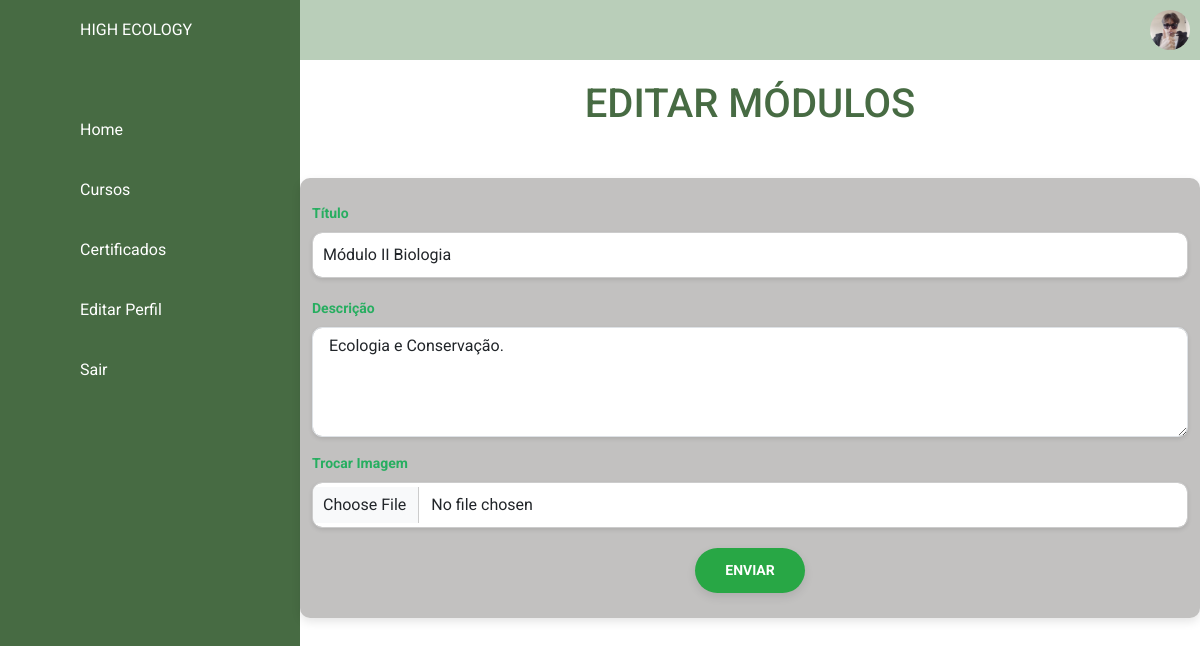
Screenshot of /html/gerenciar-modulos-edit.php?id_mod=69 (signed in) with the database file from the repository.
### tables this page shows
CREATE TABLE `modulos` (
  `id_mod` int(11) NOT NULL,
  `id_curso` int(11) NOT NULL,
  `titulo_mod` varchar(255) NOT NULL,
  `descricao_mod` text NOT NULL,
  `image_mod` varchar(255) NOT NULL,
  `created_at_mod` timestamp NOT NULL DEFAULT current_timestamp()
);

### html/gerenciar-modulos-edit.php (the view, shortened to what this page needs)
<?php
include('../php/config.php');
$id_mod = isset($_GET['id_mod']) ? $_GET['id_mod'] : null;
$stmt = $pdo->prepare('SELECT * FROM modulos WHERE id_mod = ?');
$stmt->execute([$id_mod]);
$modulo = $stmt->fetch();
?>
<!DOCTYPE html>
<html lang="pt-br">
<head>
    <link rel="stylesheet" href="https://maxcdn.bootstrapcdn.com/bootstrap/4.0.0/css/bootstrap.min.css">
    <link rel="stylesheet" href="https://stackpath.bootstrapcdn.com/bootstrap/4.0.0/js/bootstrap.bundle.min.js">
    <link rel="stylesheet" href="https://cdnjs.cloudflare.com/ajax/libs/jquery/3.2.1/jquery.min.js">
    <link rel="stylesheet" href="../css/all.css">
    <link rel="stylesheet" href="../css/all.css">
    <link rel="stylesheet" href="../css/forms.css">
    <link rel="stylesheet" href="../css/conteudo-main-logado.css">
    <?php  if($_SESSION["user"]['tabela'] == "professor") {?>
        <link rel="stylesheet" href="../css/leftnavbarprofessor.css">
        <link rel="stylesheet" href="../css/topbarprofessor.css">
    <?php } else if($_SESSION["user"]['tabela'] == "aluno") {?>
        <link rel="stylesheet" href="../css/leftnavbar.css">
        <link rel="stylesheet" href="../css/topbar.css">
    <?php } ?>
    <link rel="stylesheet" href="../css/editar-perfil.css">
    <link href="https://cdn.jsdelivr.net/npm/bootstrap@5.3.0-alpha1/dist/css/bootstrap.min.css" rel="stylesheet">
    <link rel="stylesheet" href="../css/gerenciar-cursos.css">
</head>
<body>
    <div class = "container-p">
        <div class = "navegacao">
            <ul style="padding: 0px 0px 0px 0px; margin: 0px 0px 0px 0px;">
            <li>
                    <a href = "#">
                        <span class = "icone">
                        </span>
                        <span class = "titulo">HIGH ECOLOGY</span>
                    </a>
                </li>
                <?php
                if($_SESSION["user"]['tabela'] == "aluno")
                {?>
                <li>
                    <a href = "perfil.php">
                        <span class = "icone">
                        </span>
                        <span class = "titulo">Home</span>
                    </a>
                </li>
                <?php } ?>
                <?php
                if($_SESSION["user"]['tabela'] == "aluno"){
                    if($_SESSION['dados_user']['matriculado'] == true)
                    {?>
                    <li>
                        <a href = "cursos.php">
                            <span class = "icone">
                            </span>
                            <span class = "titulo">Cursos</span>
                        </a>
                    </li>
                <?php }} ?>
                <?php
                if($_SESSION["user"]['tabela'] == "aluno")
                {?>
                <li>
                    <a href = "certificados.php">
                        <span class = "icone">
                        </span>
                        <span class = "titulo">Certificados</span>
                    </a>
                </li>
                <?php } ?>
                <li>
                    <a href = "editar-perfil.php">
                        <span class = "icone">
                        </span>
                        <span class = "titulo">Editar Perfil</span>
                    </a>
                </li>
                <li>
                    <a href = "../php/logout.php">
                        <span class = "icone">
                        </span>
                        <span class = "titulo">Sair</span>
                    </a>
                </li>
            </ul>
        </div>
        <div class = "main-p">
            <div class = "topbar">
                <div class = "toggle">
                </div>
                <div class = "user">
                    <a href="editar-perfil.php">
                        <img src="<?php if($_SESSION["user"]['tabela'] == "aluno") { echo $_SESSION['dados_user']['img']; } elseif($_SESSION["user"]['tabela'] == "professor") { echo "../img/icon.png";} ?>" alt="foto de perfil">
                    </a>
                </div>
            </div>
            <header>
            <h1>Editar Módulos</h1>
            </header>
            <div class="container">
            <form action="" method="POST" enctype="multipart/form-data">
                <div class="mb-3">
                    <label for="titulo_mod" class="form-label">Título</label>
                    <input type="text" name="titulo_mod" value="<?php echo htmlspecialchars($modulo['titulo_mod']); ?>" class="form-control" required>
                </div>
                <div class="mb-3">
                    <label for="descricao_mod" class="form-label">Descrição</label>
                    <textarea name="descricao_mod" class="form-control" rows="4" required><?php echo htmlspecialchars ($modulo['descricao_mod']); ?></textarea>
                </div>
                <div class="mb-3">
                        <label for="imagem_mod" class="form-label">Trocar Imagem </label>
                        <input type="file" name="imagem_mod" class="form-control">
                    </div>
            <button type="submit" class = "btn bnt-sucess">Enviar</button>
            </form>
        </div>
</body>
</html>

### css/all.css (style rules this page uses)
* { margin: 0; padding: 0; box-sizing: border-box; font-family: 'Roboto', sans-serif; }
body { background-color: #f2f2f2; }

### css/forms.css (style rules this page uses)
body { font-family: 'Arial', sans-serif; background-color: #f4f8f9; color: #333; margin: 0; padding: 0; }
.container { max-width: 600px; margin: 50px auto; background-color: #2b282349; border-radius: 10px; box-shadow: 0 4px 10px rgba(0, 0, 0, 0.1); padding: 25px; }
h1 { text-align: center; color: #27ae60; font-size: 28px; font-weight: bold; margin-bottom: 25px; }
.form-label { font-weight: bold; color: #27ae60; font-size: 14px; margin-bottom: 5px; display: block; }
input[type="text"], textarea, input[type="file"] { width: 100%; padding: 10px; border: 1px solid #ccc; border-radius: 5px; font-size: 16px; margin-bottom: 20px; box-sizing: border-box; transition: all 0.3s ease; }
button[type="submit"] { display: block; width: auto; background-color: #27ae60; color: #ffffff; padding: 8px 16px; border: none; border-radius: 5px; font-size: 14px; font-weight: bold; text-transform: uppercase; cursor: pointer; transition: all 0.3s ease; margin: 0 auto; }
.mb-3 { margin-bottom: 20px; }
textarea::placeholder, input::placeholder { font-style: italic; color: #aaa; }

### css/conteudo-main-logado.css (style rules this page uses)
:root { --verde: #476b43; --white: #fff; --gray: #f5f5f5; --black1: #222; --black2: #999; }
.container-p { position: relative; width: 100%; }
.main-p { position: absolute; width: calc(100% - 300px); left: 300px; min-height: 100vh; background: var(--white); transition: all 0.5s ease; }

### css/leftnavbar.css (style rules this page uses)
:root { --verde: #476b43; --white: #fff; --gray: #f5f5f5; --black1: #222; --black2: #999; }
.navegacao { position: fixed; width: 300px; height: 100%; background: var(--verde); border-left: 10px solid var(--verde); transition: 0.5s; overflow: hidden; }
.navegacao ul { position: absolute; top: 0; left: 0; width: 100%; }
.navegacao ul li { position: relative; width: 100%; list-style: none; border-top-left-radius: 30px; border-bottom-left-radius: 30px; }
.navegacao ul li:nth-child(1) { margin-bottom: 40px; pointer-events: none; }
.navegacao ul li a { position: relative; display: block; width: 100%; display: flex; text-decoration: none; color: var(--white); }
.navegacao ul li a .icone { position: relative; display: block; min-width: 60px; height: 60px; line-height: 75px; text-align: center; }
.navegacao ul li a .titulo { position: relative; display: block; padding: 0 10px; height: 60px; line-height: 60px; text-align: start; white-space: nowrap; }

### css/topbar.css (style rules this page uses)
:root { --verde: #476b43; --white: #fff; --gray: #f5f5f5; --black1: #222; --black2: #999; }
.topbar { width: 100%; height: 60px; display: flex; justify-content: space-between; align-items: center; padding: 0 10px; background-color: #b9ceb9; }
.toggle { position: relative; width: 60px; height: 60px; display: flex; justify-content: center; align-items: center; font-size: 2.5rem; cursor: pointer; transition: all 0.2s ease; }
.user { position: relative; width: 40px; height: 40px; border-radius: 50%; overflow: hidden; cursor: pointer; }
.user img { position: absolute; top: 0; left: 0; width: 100%; height: 100%; object-fit: cover; }

### css/gerenciar-cursos.css (style rules this page uses)
header { background-color: #fff; padding-top: 20px; color: #476b43; text-align: center; font-size: 24px; font-weight: bold; text-transform: uppercase; }
form .form-control { border-radius: 10px; box-shadow: 0 2px 4px rgba(0, 0, 0, 0.1); }
form button[type="submit"] { background-color: #28a745; color: white; border: none; padding: 12px 30px; border-radius: 50px; box-shadow: 0 4px 10px rgba(0, 0, 0, 0.1); transition: background-color 0.3s ease; }
.form-control { margin-bottom: 15px; }

### rows the page displays
modulos: titulo_mod "Módulo II Biologia", descricao_mod "Ecologia e Conservação."
